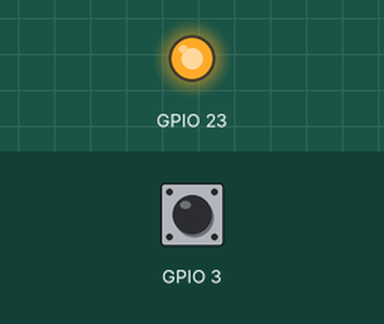
This program was run on a simulated Raspberry Pi (BCM pin numbers). On the bench: output pins drawn as LEDs (lit = HIGH). The inputs (shaded band) are chosen by the test bench; at power-on: GPIO 3 HIGH.

Above: at 0.1 s.
Timing chart, 0 to 1.6 s (numbered marks = the images above):
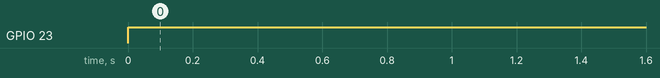

Measured:
- by itself, GPIO 23: LOW → HIGH at 0.00 s

The program:

power_button_alt_gpio.py
```python
#!/usr/bin/python

import RPi.GPIO as GPIO
import subprocess

# Starting up
GPIO.setmode(GPIO.BCM)
GPIO.setup(23, GPIO.OUT)
GPIO.setup(3, GPIO.IN)

# Light up the led button on boot
GPIO.output(23, True)

# Wait until power button is off
# Recommended to use GPIO.BOTH for cases with switch
GPIO.wait_for_edge(3, GPIO.BOTH)

# Shutting down
subprocess.call(['shutdown', '-h', 'now'], shell=False)
```
